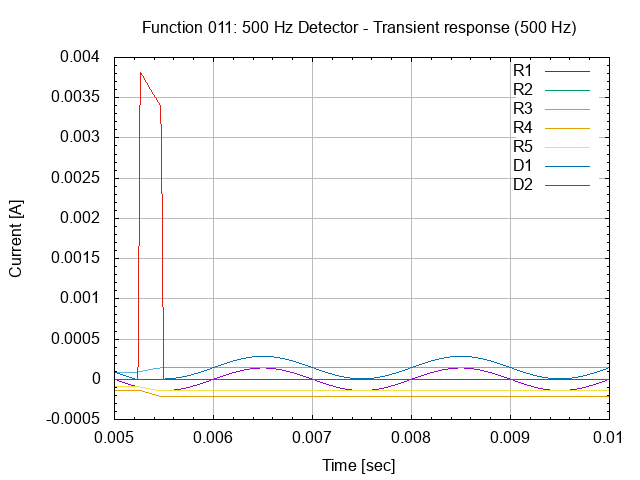

Generate this figure with gnuplot:
# setup terminal
set term png

# setup graph
set output "26.011.00.02.01.03.png"
set title "Function 011: 500 Hz Detector - Transient response (500 Hz)"

# setup Y-axis
set grid ytics lt 1 lw 1 lc rgb "#bbbbbb"
set mytics
set ylabel "Current [A]"

# setup X-axis
set grid xtics lt 1 lw 1 lc rgb "#bbbbbb"
set mxtics
set xrange [0.005:0.01]
set xlabel "Time [sec]"

# setup plot style
set style data lines
plot '26.011.00.02.01.dat' using 1:2 title "R1", \
     '26.011.00.02.01.dat' using 1:3 title "R2", \
     '26.011.00.02.01.dat' using 1:4 title "R3", \
     '26.011.00.02.01.dat' using 1:5 title "R4", \
     '26.011.00.02.01.dat' using 1:6 title "R5", \
     '26.011.00.02.01.dat' using 1:7 title "D1", \
     '26.011.00.02.01.dat' using 1:8 title "D2"

# set output back to default
set output

# reset terminal type
set terminal pop
